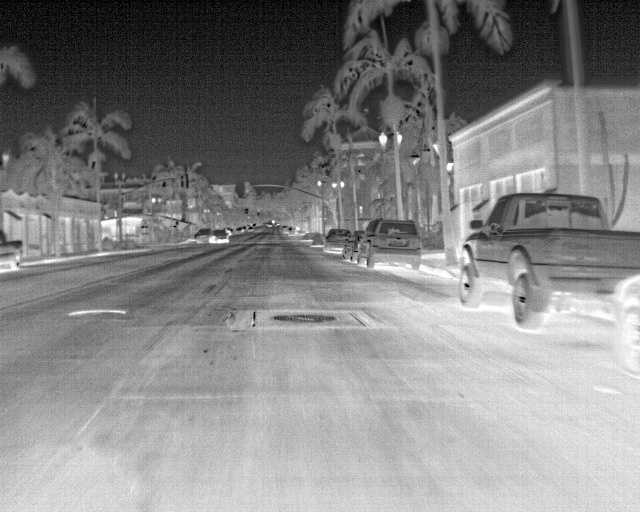
#> input picture ImageRegistration/FLIR_video_00075.jpeg, 640 x 512 px, found by its file name
$ python imageReg.py
#> lines starting #> are read from the running program, lines starting #| are printed output that depends on the picture
import cv2
import numpy as np

# Initialize variables to store keypoints
keypoints_img1 = []
keypoints_img2 = []

def select_keypoints(event, x, y, flags, param):
    global keypoints_img1, keypoints_img2

    if event == cv2.EVENT_LBUTTONDOWN:
        # Append the clicked point to the corresponding keypoints array
        keypoints_img1.append([x, y])
        #keypoints_img2.append([x + img1.shape[1], y])
        keypoints_img2.append([x , y])


        # Draw a circle and number at the clicked point on the combined image
        cv2.circle(combined_image, (x, y), 5, (0, 255, 0), -1)
        cv2.putText(combined_image, str(len(keypoints_img1) - 1), (x - 10, y - 10),
                    cv2.FONT_HERSHEY_SIMPLEX, 0.5, (0, 255, 0), 2)

        # Display the updated image
        cv2.imshow("Select Keypoints", combined_image)

if __name__ == "__main__":
    # Load your images
    img1 = cv2.imread("ImageRegistration//FLIR_video_00075.jpeg")
#> img1 is the input picture: shape (512, 640, 3); min 0, max 255, mean 133
    img2 = cv2.imread("ImageRegistration//FLIR_video_00083.jpeg")
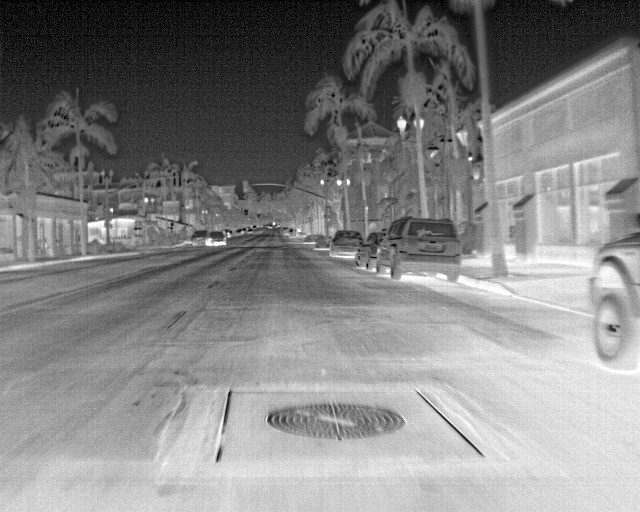
#> input picture ImageRegistration/FLIR_video_00083.jpeg, 640 x 512 px, found by its file name
#> img2 is the input picture: shape (512, 640, 3); min 0, max 255, mean 132.1

    # Display images side by side for keypoint selection
    combined_image = np.hstack((img1, img2))
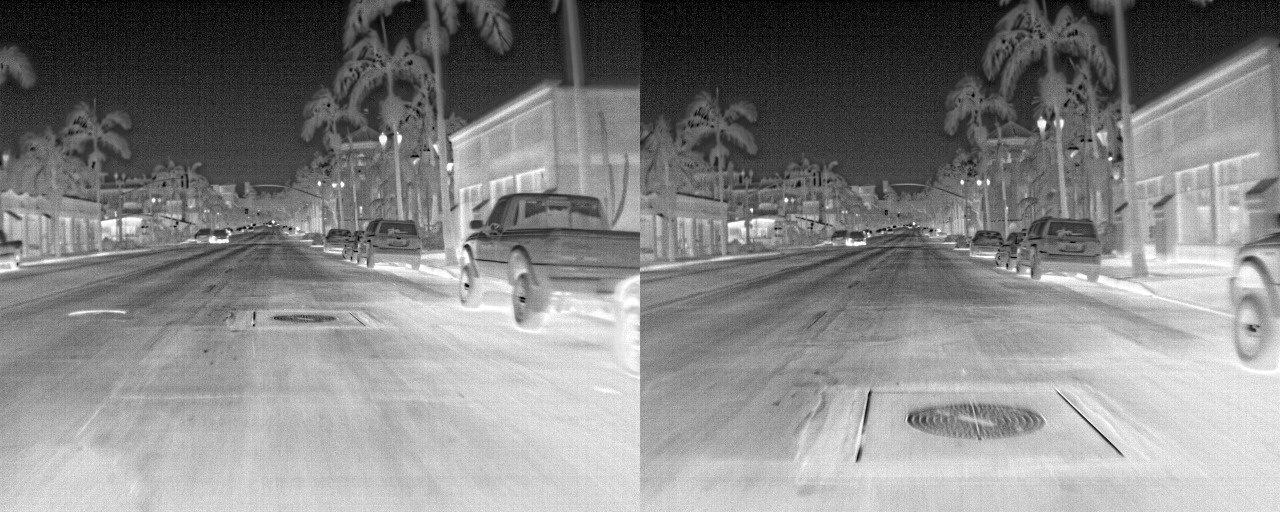
#> combined_image: shape (512, 1280, 3); min 0, max 255, mean 132.5
    cv2.imshow("Select Keypoints", combined_image)

    # Set the mouse callback function
    cv2.setMouseCallback("Select Keypoints", select_keypoints)

    # Wait for keypoint selection
    cv2.waitKey(0)
    cv2.destroyAllWindows()

    # Convert keypoints to NumPy arrays
    keypoints_img1 = np.array(keypoints_img1)
    keypoints_img2 = np.array(keypoints_img2)
    print("Image1 keypoints are: ", keypoints_img1, "\nImage 2 keypoints are: ", keypoints_img2)

    # Use keypoints to compute the transformation matrix
#> (the run stopped early here; a loop or call above may not have finished)
